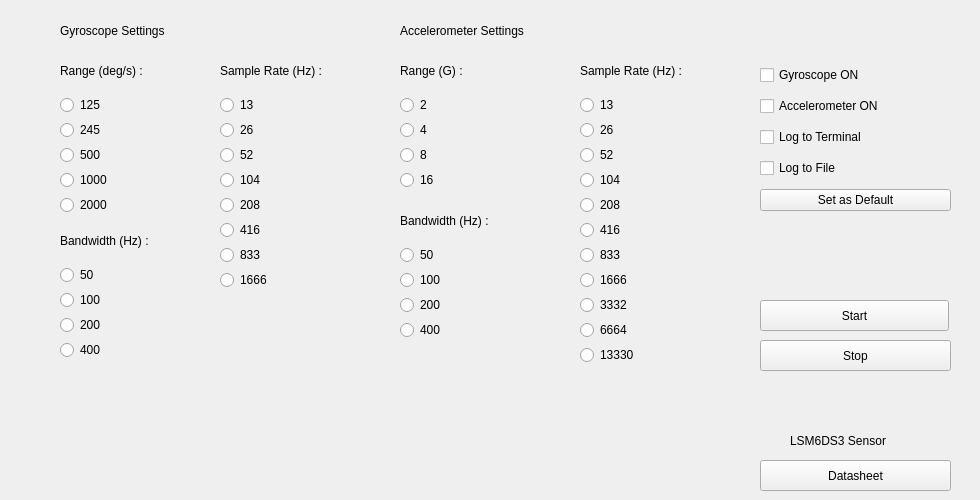
    <widget class="QWidget" name="SensorSettingsTab">
     <attribute name="title">
      <string>Sensor Settings</string>
     </attribute>
     <widget class="QWidget" name="verticalLayoutWidget">
      <property name="geometry">
       <rect>
        <x>60</x>
        <y>90</y>
        <width>151</width>
        <height>132</height>
       </rect>
      </property>
      <layout class="QVBoxLayout" name="GyroRangeLayout">
       <property name="spacing">
        <number>0</number>
       </property>
       <item>
        <widget class="QRadioButton" name="gyroRange125">
         <property name="text">
          <string>125</string>
         </property>
        </widget>
       </item>
       <item>
        <widget class="QRadioButton" name="gyroRange245">
         <property name="text">
          <string>245</string>
         </property>
        </widget>
       </item>
       <item>
        <widget class="QRadioButton" name="gyroRange500">
         <property name="text">
          <string>500</string>
         </property>
        </widget>
       </item>
       <item>
        <widget class="QRadioButton" name="gyroRange1000">
         <property name="text">
          <string>1000</string>
         </property>
        </widget>
       </item>
       <item>
        <widget class="QRadioButton" name="gyroRange2000">
         <property name="text">
          <string>2000</string>
         </property>
        </widget>
       </item>
      </layout>
     </widget>
     <widget class="QLabel" name="label">
      <property name="geometry">
       <rect>
        <x>60</x>
        <y>20</y>
        <width>301</width>
        <height>21</height>
       </rect>
      </property>
      <property name="text">
       <string>Gyroscope Settings</string>
      </property>
     </widget>
     <widget class="QLabel" name="label_2">
      <property name="geometry">
       <rect>
        <x>400</x>
        <y>20</y>
        <width>331</width>
        <height>21</height>
       </rect>
      </property>
      <property name="text">
       <string>Accelerometer Settings</string>
      </property>
     </widget>
     <widget class="QLabel" name="label_3">
      <property name="geometry">
       <rect>
        <x>60</x>
        <y>60</y>
        <width>151</width>
        <height>21</height>
       </rect>
      </property>
      <property name="text">
       <string>Range (deg/s) :</string>
      </property>
     </widget>
     <widget class="QWidget" name="verticalLayoutWidget_2">
      <property name="geometry">
       <rect>
        <x>220</x>
        <y>90</y>
        <width>131</width>
        <height>211</height>
       </rect>
      </property>
      <layout class="QVBoxLayout" name="GyroSampleRateLayout">
       <property name="spacing">
        <number>0</number>
       </property>
       <item>
        <widget class="QRadioButton" name="gyroODR13">
         <property name="text">
          <string>13</string>
         </property>
        </widget>
       </item>
       <item>
        <widget class="QRadioButton" name="gyroODR26">
         <property name="text">
          <string>26</string>
         </property>
        </widget>
       </item>
       <item>
        <widget class="QRadioButton" name="gyroODR52">
         <property name="text">
          <string>52</string>
         </property>
        </widget>
       </item>
       <item>
        <widget class="QRadioButton" name="gyroODR104">
         <property name="text">
          <string>104</string>
         </property>
        </widget>
       </item>
       <item>
        <widget class="QRadioButton" name="gyroODR208">
         <property name="text">
          <string>208</string>
         </property>
        </widget>
       </item>
       <item>
        <widget class="QRadioButton" name="gyroODR416">
         <property name="text">
          <string>416</string>
         </property>
        </widget>
       </item>
       <item>
        <widget class="QRadioButton" name="gyroODR833">
         <property name="text">
          <string>833</string>
         </property>
        </widget>
       </item>
       <item>
        <widget class="QRadioButton" name="gyroODR1666">
         <property name="text">
          <string>1666</string>
         </property>
        </widget>
       </item>
      </layout>
     </widget>
     <widget class="QLabel" name="label_4">
      <property name="geometry">
       <rect>
        <x>220</x>
        <y>60</y>
        <width>161</width>
        <height>21</height>
       </rect>
      </property>
      <property name="text">
       <string>Sample Rate (Hz) :</string>
      </property>
     </widget>
     <widget class="QLabel" name="label_5">
      <property name="geometry">
       <rect>
        <x>60</x>
        <y>230</y>
        <width>151</width>
        <height>21</height>
       </rect>
      </property>
      <property name="text">
       <string>Bandwidth (Hz) :</string>
      </property>
     </widget>
     <widget class="QWidget" name="verticalLayoutWidget_7">
      <property name="geometry">
       <rect>
        <x>400</x>
        <y>90</y>
        <width>171</width>
        <height>106</height>
       </rect>
      </property>
      <layout class="QVBoxLayout" name="AccelRangeLayout">
       <property name="spacing">
        <number>0</number>
       </property>
       <item>
        <widget class="QRadioButton" name="accelRange2">
         <property name="text">
          <string>2</string>
         </property>
        </widget>
       </item>
       <item>
        <widget class="QRadioButton" name="accelRange4">
         <property name="text">
          <string>4</string>
         </property>
        </widget>
       </item>
       <item>
        <widget class="QRadioButton" name="accelRange8">
         <property name="text">
          <string>8</string>
         </property>
        </widget>
       </item>
       <item>
        <widget class="QRadioButton" name="accelRange16">
         <property name="text">
          <string>16</string>
         </property>
        </widget>
       </item>
      </layout>
     </widget>
     <widget class="QWidget" name="verticalLayoutWidget_8">
      <property name="geometry">
       <rect>
        <x>400</x>
        <y>240</y>
        <width>171</width>
        <height>106</height>
       </rect>
      </property>
      <layout class="QVBoxLayout" name="AccelBandwidthLayout">
       <property name="spacing">
        <number>0</number>
       </property>
       <item>
        <widget class="QRadioButton" name="accelBandwidth50">
         <property name="text">
          <string>50</string>
         </property>
        </widget>
       </item>
       <item>
        <widget class="QRadioButton" name="accelBandwidt100">
         <property name="text">
          <string>100</string>
         </property>
        </widget>
       </item>
       <item>
        <widget class="QRadioButton" name="accelBandwidth200">
         <property name="text">
          <string>200</string>
         </property>
        </widget>
       </item>
       <item>
        <widget class="QRadioButton" name="accelBandwidth400">
         <property name="text">
          <string>400</string>
         </property>
        </widget>
       </item>
      </layout>
     </widget>
     <widget class="QLabel" name="label_11">
      <property name="geometry">
       <rect>
        <x>400</x>
        <y>60</y>
        <width>131</width>
        <height>21</height>
       </rect>
      </property>
      <property name="text">
       <string>Range (G) :</string>
      </property>
     </widget>
     <widget class="QLabel" name="label_12">
      <property name="geometry">
       <rect>
        <x>400</x>
        <y>210</y>
        <width>161</width>
        <height>21</height>
       </rect>
      </property>
      <property name="text">
       <string>Bandwidth (Hz) :</string>
      </property>
     </widget>
     <widget class="QWidget" name="verticalLayoutWidget_9">
      <property name="geometry">
       <rect>
        <x>580</x>
        <y>90</y>
        <width>131</width>
        <height>288</height>
       </rect>
      </property>
      <layout class="QVBoxLayout" name="AccelSampleRateLayout">
       <property name="spacing">
        <number>0</number>
       </property>
       <item>
        <widget class="QRadioButton" name="accelSampleRate13">
         <property name="text">
          <string>13</string>
         </property>
        </widget>
       </item>
       <item>
        <widget class="QRadioButton" name="accelSampleRate26">
         <property name="text">
          <string>26</string>
         </property>
        </widget>
       </item>
       <item>
        <widget class="QRadioButton" name="accelSampleRate52">
         <property name="text">
          <string>52</string>
         </property>
        </widget>
       </item>
       <item>
        <widget class="QRadioButton" name="accelSampleRate104">
         <property name="text">
          <string>104</string>
         </property>
        </widget>
       </item>
       <item>
        <widget class="QRadioButton" name="accelSampleRate208">
         <property name="text">
          <string>208</string>
         </property>
        </widget>
       </item>
       <item>
        <widget class="QRadioButton" name="accelSampleRate416">
         <property name="text">
          <string>416</string>
         </property>
        </widget>
       </item>
       <item>
        <widget class="QRadioButton" name="accelSampleRate833">
         <property name="text">
          <string>833</string>
         </property>
        </widget>
       </item>
       <item>
        <widget class="QRadioButton" name="accelSampleRate1666">
         <property name="text">
          <string>1666</string>
         </property>
        </widget>
       </item>
       <item>
        <widget class="QRadioButton" name="accelSampleRate3332">
         <property name="text">
          <string>3332</string>
         </property>
        </widget>
       </item>
       <item>
        <widget class="QRadioButton" name="accelSampleRate6664">
         <property name="text">
          <string>6664</string>
         </property>
        </widget>
       </item>
       <item>
        <widget class="QRadioButton" name="accelSampleRate13330">
         <property name="text">
          <string>13330</string>
         </property>
        </widget>
       </item>
      </layout>
     </widget>
     <widget class="QLabel" name="label_13">
      <property name="geometry">
       <rect>
        <x>580</x>
        <y>60</y>
        <width>171</width>
        <height>21</height>
       </rect>
      </property>
      <property name="text">
       <string>Sample Rate (Hz) :</string>
      </property>
     </widget>
     <widget class="QWidget" name="verticalLayoutWidget_10">
      <property name="geometry">
       <rect>
        <x>60</x>
        <y>260</y>
        <width>151</width>
        <height>106</height>
       </rect>
      </property>
      <layout class="QVBoxLayout" name="GyroBandwidthLayout">
       <property name="spacing">
        <number>0</number>
       </property>
       <item>
        <widget class="QRadioButton" name="gyroBandwidth50">
         <property name="text">
          <string>50</string>
         </property>
        </widget>
       </item>
       <item>
        <widget class="QRadioButton" name="gyroBandwidth100">
         <property name="text">
          <string>100</string>
         </property>
        </widget>
       </item>
       <item>
        <widget class="QRadioButton" name="gyroBandwidth200">
         <property name="text">
          <string>200</string>
         </property>
        </widget>
       </item>
       <item>
        <widget class="QRadioButton" name="gyroBandwidth400">
         <property name="text">
          <string>400</string>
         </property>
        </widget>
       </item>
      </layout>
     </widget>
     <widget class="QWidget" name="verticalLayoutWidget_3">
      <property name="geometry">
       <rect>
        <x>760</x>
        <y>60</y>
        <width>191</width>
        <height>161</height>
       </rect>
      </property>
      <layout class="QVBoxLayout" name="settingsCheckLayout">
       <item>
        <widget class="QCheckBox" name="checkBox_gyroON">
         <property name="text">
          <string>Gyroscope ON</string>
         </property>
        </widget>
       </item>
       <item>
        <widget class="QCheckBox" name="checkBox_accON">
         <property name="text">
          <string>Accelerometer ON</string>
         </property>
        </widget>
       </item>
       <item>
        <widget class="QCheckBox" name="checkBox_LogTerm">
         <property name="text">
          <string>Log to Terminal</string>
         </property>
        </widget>
       </item>
       <item>
        <widget class="QCheckBox" name="checkBox_LogFile">
         <property name="text">
          <string>Log to File</string>
         </property>
        </widget>
       </item>
       <item>
        <widget class="QPushButton" name="push_SetDefault">
         <property name="text">
          <string>Set as Default</string>
         </property>
        </widget>
       </item>
      </layout>
     </widget>
     <widget class="QPushButton" name="pushButton_Stop">
      <property name="geometry">
       <rect>
        <x>760</x>
        <y>340</y>
        <width>191</width>
        <height>31</height>
       </rect>
      </property>
      <property name="text">
       <string>Stop</string>
      </property>
     </widget>
     <widget class="QPushButton" name="pushButton_Start">
      <property name="geometry">
       <rect>
        <x>760</x>
        <y>300</y>
        <width>189</width>
        <height>31</height>
       </rect>
      </property>
      <property name="text">
       <string>Start</string>
      </property>
     </widget>
     <widget class="QLabel" name="label_14">
      <property name="geometry">
       <rect>
        <x>790</x>
        <y>430</y>
        <width>181</width>
        <height>21</height>
       </rect>
      </property>
      <property name="text">
       <string>LSM6DS3 Sensor</string>
      </property>
     </widget>
     <widget class="QPushButton" name="pushButton_Stop_2">
      <property name="geometry">
       <rect>
        <x>760</x>
        <y>460</y>
        <width>191</width>
        <height>31</height>
       </rect>
      </property>
      <property name="text">
       <string>Datasheet</string>
      </property>
     </widget>
    </widget>
